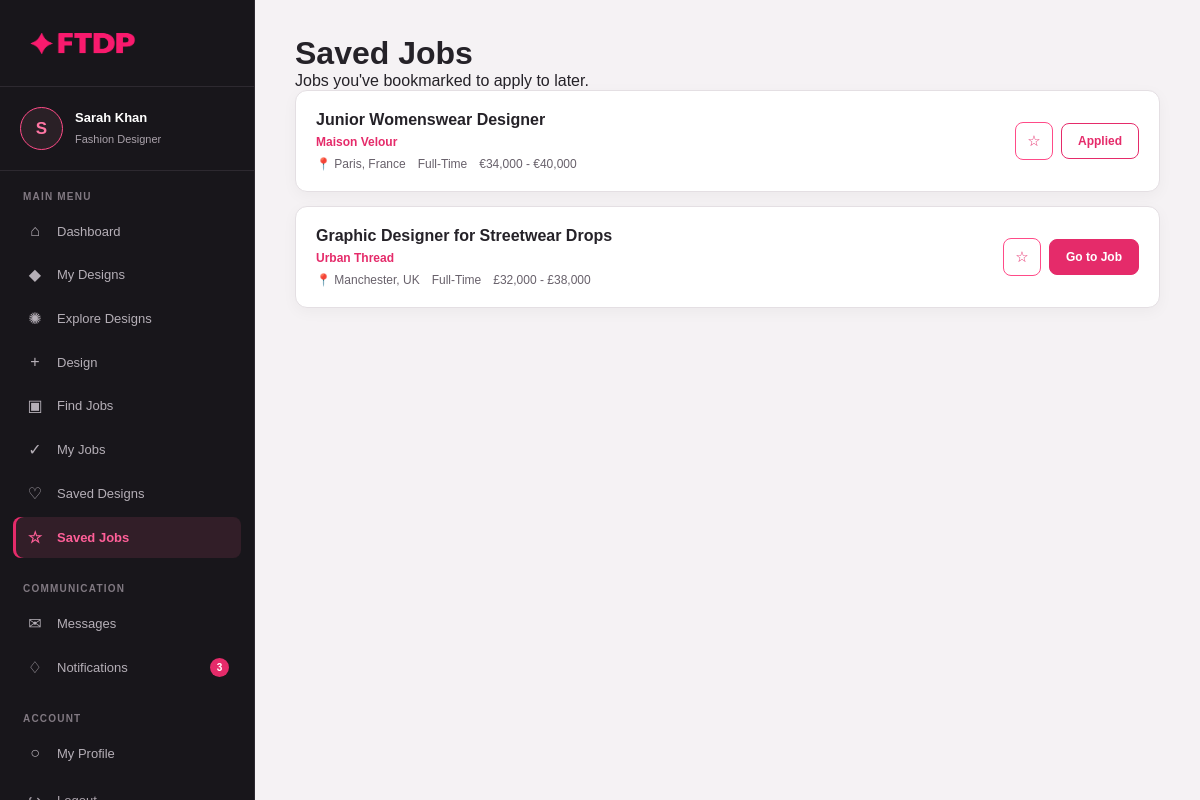
The app's page /frontend/pages/designer/saved_jobs.php (signed in) with its own data.
### tables this page shows
CREATE TABLE saved_jobs (
id INT AUTO_INCREMENT PRIMARY KEY,

user_id INT NOT NULL,

job_id INT NOT NULL,

saved_at TIMESTAMP DEFAULT CURRENT_TIMESTAMP,

FOREIGN KEY (user_id)
REFERENCES users(id)
ON DELETE CASCADE,

FOREIGN KEY (job_id)
REFERENCES jobs(id)
ON DELETE CASCADE,

UNIQUE KEY unique_saved_job (
user_id,
job_id
)
);

CREATE TABLE jobs (
id INT AUTO_INCREMENT PRIMARY KEY,

company_id INT NOT NULL,

title VARCHAR(200) NOT NULL,

description TEXT NOT NULL,

location VARCHAR(150),

salary VARCHAR(100),

employment_type ENUM(
'Full-Time',
'Part-Time',
'Internship',
'Contract',
'Freelance'
),

deadline DATE,

status ENUM('open','closed') NOT NULL DEFAULT 'open',

created_at TIMESTAMP DEFAULT CURRENT_TIMESTAMP,

FOREIGN KEY (company_id)
REFERENCES companies(id)
ON DELETE CASCADE,

INDEX idx_jobs_company_status (company_id, status)
);

CREATE TABLE companies (
id INT AUTO_INCREMENT PRIMARY KEY,

user_id INT NOT NULL,

company_name VARCHAR(150) NOT NULL,

industry VARCHAR(100),

website VARCHAR(255),

company_size VARCHAR(50),

location VARCHAR(150),

description TEXT,

FOREIGN KEY (user_id)
REFERENCES users(id)
ON DELETE CASCADE
);

### backend/designer/saved_jobs.php (called while the page is built, shortened)
<?php
require_once __DIR__ . "/../config/config.php";
require_once __DIR__ . "/db_helpers.php";
$user_id     = (int) $_SESSION["user_id"];
$designer_id = getDesignerId($conn, $user_id);
$saved_jobs_sql = "
    SELECT
        j.id,
        j.title,
        j.location,
        j.salary,
        j.employment_type,
        j.deadline,
        c.company_name,
        sj.saved_at,
        CASE WHEN ja.id IS NULL THEN 0 ELSE 1 END AS has_applied
    FROM saved_jobs sj
    INNER JOIN jobs j
        ON j.id = sj.job_id
    INNER JOIN companies c
        ON c.id = j.company_id
    LEFT JOIN job_applications ja
        ON ja.job_id = j.id AND ja.designer_id = ?
    WHERE sj.user_id = ?
    ORDER BY sj.saved_at DESC
";
$saved_jobs_stmt = $conn->prepare($saved_jobs_sql);
$saved_jobs_stmt->bind_param(
    "ii",
    $designer_id,
    $user_id
);
$saved_jobs_stmt->execute();
$saved_jobs_result = $saved_jobs_stmt->get_result();
$saved_jobs_data = [];
while ($job = $saved_jobs_result->fetch_assoc()) {
    $saved_jobs_data[] = $job;
}
?>

### backend/designer/db_helpers.php (called while the page is built, shortened)
<?php
function getDesignerId(mysqli $conn, int $user_id): ?int
{
    $sql = "
        SELECT id
        FROM designers
        WHERE user_id = ?
        LIMIT 1
    ";
    $stmt = $conn->prepare($sql);
    $stmt->bind_param("i", $user_id);
    $stmt->execute();
    $result = $stmt->get_result();
    $row = $result->fetch_assoc();
    return $row ? (int) $row["id"] : null;
}
?>

### frontend/pages/designer/saved_jobs.php (the view, shortened to what this page needs)
<?php
require_once __DIR__ . "/../../../backend/designer/saved_jobs.php";
?>
<!DOCTYPE html>
<html lang="en">
<head>
    <link rel="stylesheet" href="../../css/designer_dashboard.css">
    <link rel="stylesheet" href="../../css/designer.css">
    <link rel="stylesheet" href="../../css/jobs.css">
</head>
<body>
<div class="designer-dashboard">
    <?php require_once __DIR__ . "/../../include/designer_sidebar.php"; ?>
    <main class="designer-main">
        <div class="page-heading">
            <h1>Saved Jobs</h1>
            <p>Jobs you've bookmarked to apply to later.</p>
        </div>
        <?php if (count($saved_jobs_data) > 0): ?>
            <div class="jobs-list">
                <?php foreach ($saved_jobs_data as $job): ?>
                    <div class="job-card">
                        <div class="job-card-main">
                            <h3><?= htmlspecialchars($job["title"]); ?></h3>
                            <div class="job-card-company"><?= htmlspecialchars($job["company_name"]); ?></div>
                            <div class="job-card-meta">
                                <?php if (!empty($job["location"])): ?>
                                    <span>📍 <?= htmlspecialchars($job["location"]); ?></span>
                                <?php endif; ?>
                                <?php if (!empty($job["employment_type"])): ?>
                                    <span><?= htmlspecialchars($job["employment_type"]); ?></span>
                                <?php endif; ?>
                                <?php if (!empty($job["salary"])): ?>
                                    <span><?= htmlspecialchars($job["salary"]); ?></span>
                                <?php endif; ?>
                            </div>
                        </div>
                        <div class="job-card-actions">
                            <button
                                type="button"
                                class="save-job-btn saved"
                                data-job-id="<?= (int) $job["id"]; ?>"
                                data-remove-on-unsave="true"
                                title="Remove from saved"
                            >
                                ☆
                            </button>
                            <?php if ($job["has_applied"]): ?>
                                <button type="button" class="apply-btn applied" disabled>Applied</button>
                            <?php else: ?>
                                <a href="jobs.php" class="apply-btn" style="display:inline-flex; align-items:center; text-decoration:none;">
                                    Go to Job
                                </a>
                            <?php endif; ?>
                        </div>
                    </div>
                <?php endforeach; ?>
            </div>
        <?php endif; ?>
    </main>
</div>
</body>
</html>

### frontend/css/designer_dashboard.css (style rules this page uses)
:root { --pink: #e52b6a; --pink-dark: #c91d58; --pink-light: #ff75a3; --pink-border: #ff4b88; --pink-soft: #fff0f5; --pink-dark-soft: #321e28; --text: #252228; --light-text: #68616b; --muted: #999099; --border: #e4dfe3; --white: #ffffff; --dashboard-bg: #f5f2f4; }
* { margin: 0; padding: 0; box-sizing: border-box; }
html { scroll-behavior: smooth; }
body { font-family: Arial, Helvetica, sans-serif; background: var(--dashboard-bg); color: var(--text); }
a { text-decoration: none; color: inherit; }
.designer-dashboard { min-height: 100vh; display: flex; }
.designer-main { width: calc(100% - 255px); margin-left: 255px; padding: 35px 40px; }

### frontend/css/designer.css (style rules this page uses)
:root { --sidebar-bg: #18161b; --sidebar-border: #2d2930; --sidebar-hover: #292129; --sidebar-active: #321e28; --pink: #e52b6a; --pink-light: #ff75a3; --pink-border: #ff4b88; --sidebar-text: #b5afb7; --sidebar-muted: #817982; --sidebar-white: #ffffff; }

### frontend/css/jobs.css (style rules this page uses)
.jobs-list { display: flex; flex-direction: column; gap: 14px; }
.job-card { display: flex; align-items: center; justify-content: space-between; gap: 16px; flex-wrap: wrap; padding: 20px; background: var(--white); border: 1px solid var(--border); border-radius: 12px; box-shadow: 0 4px 15px rgba(30, 25, 30, 0.04); transition: border-color 0.2s ease, box-shadow 0.2s ease; }
.job-card-main h3 { margin-bottom: 6px; color: var(--text); font-size: 16px; }
.job-card-company { color: var(--pink); font-size: 12px; font-weight: 600; margin-bottom: 8px; }
.job-card-meta { display: flex; flex-wrap: wrap; gap: 12px; color: var(--light-text); font-size: 12px; }
.job-card-meta span { display: flex; align-items: center; gap: 4px; }
.job-card-actions { display: flex; align-items: center; gap: 8px; }
.apply-btn, .details-btn { padding: 10px 16px; border-radius: 8px; border: 1px solid var(--pink); background: var(--pink); color: var(--white); font-size: 12px; font-weight: 600; cursor: pointer; transition: 0.2s ease; }
.apply-btn.applied { background: var(--white); color: var(--pink); cursor: default; }
.save-job-btn { width: 38px; height: 38px; display: flex; align-items: center; justify-content: center; border: 1px solid var(--border); border-radius: 8px; background: var(--white); color: var(--muted); font-size: 15px; cursor: pointer; transition: 0.2s ease; }
.save-job-btn.saved { color: var(--pink); border-color: var(--pink-border); }

### records on screen
saved_jobs: job.title "Junior Womenswear Designer", companies.company_name "Maison Velour", job.location "Paris, France", job.employment_type "Full-Time", job.salary "€34,000 - €40,000", shows "Applied"
saved_jobs: job.title "Graphic Designer for Streetwear Drops", companies.company_name "Urban Thread", job.location "Manchester, UK", job.employment_type "Full-Time", job.salary "£32,000 - £38,000", shows "Go to Job"

### other values on screen
mb_substr($user_name, 0, 1) "S"
$user_name "Sarah Khan"
$sb_unread_notifications ?: "" "3"
